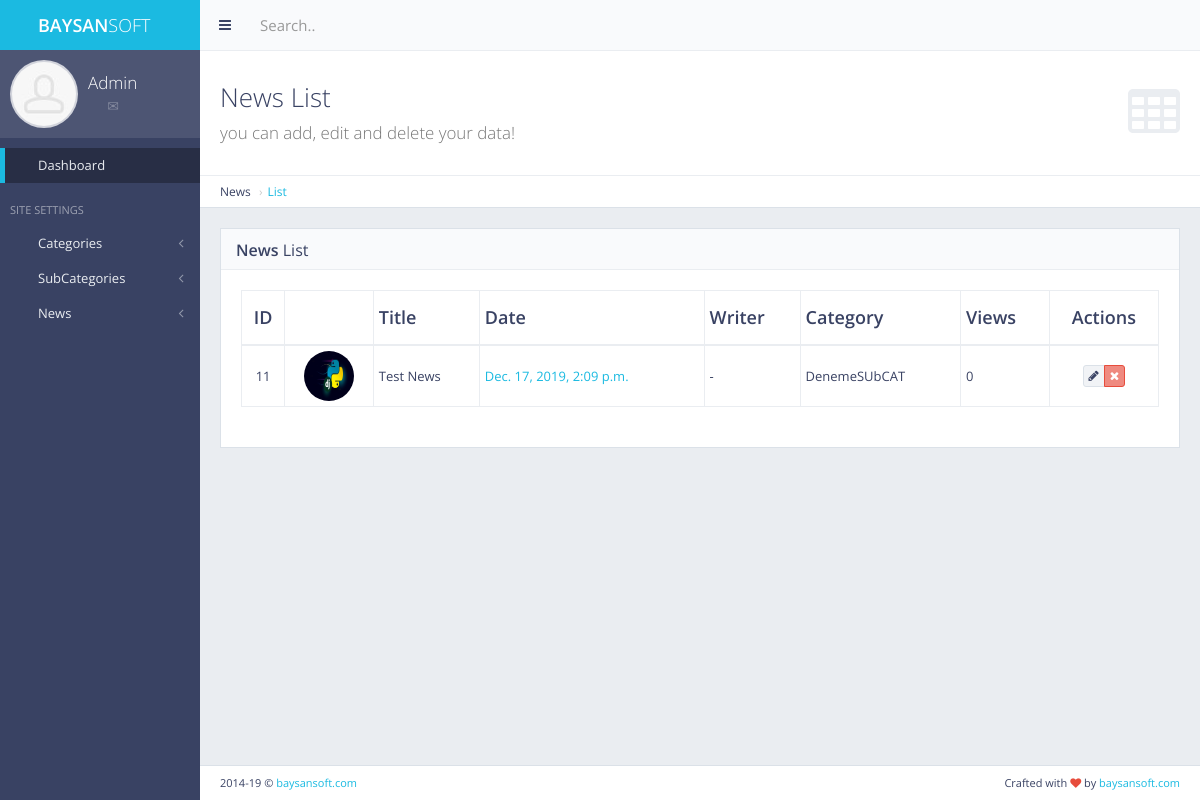
The page /panel/news/list on the database as committed earlier.
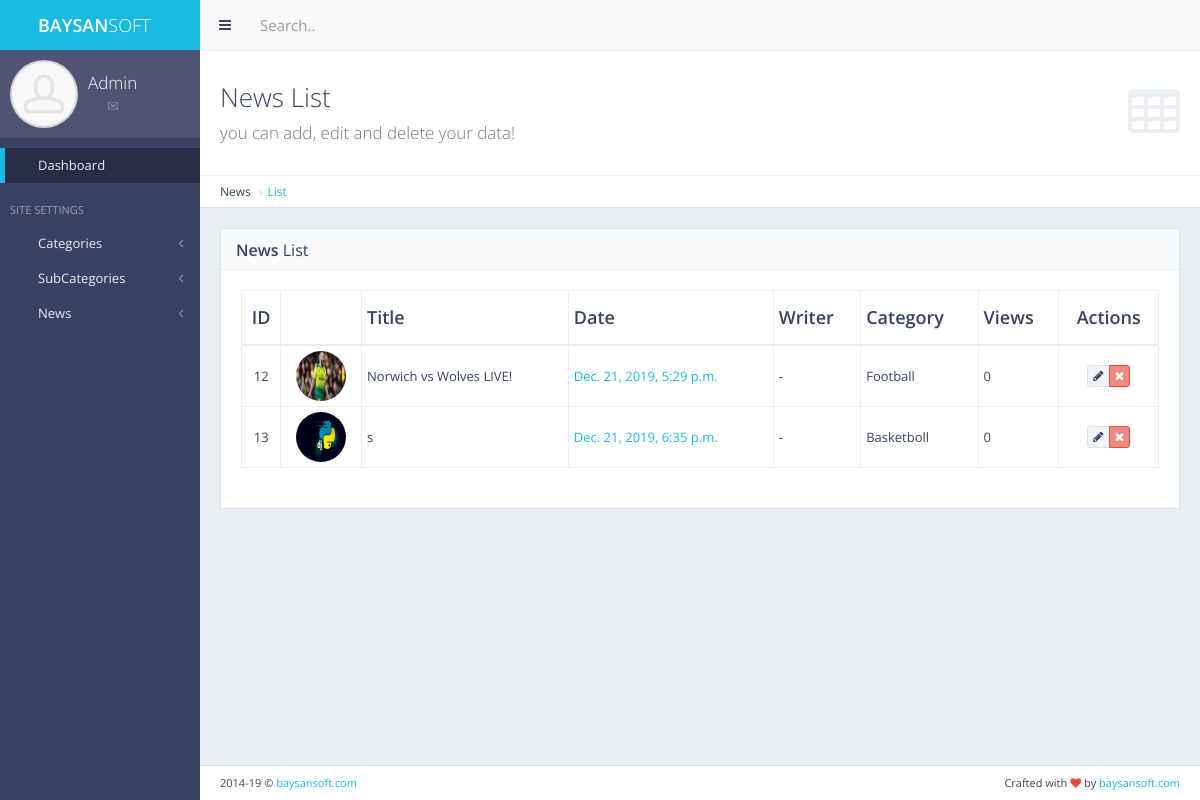
The same page on the database as committed later.
### news/models.py (models this page shows, shortened)
class News(models.Model):
    name = models.CharField(max_length=255)
    short_txt = models.TextField()
    body_txt = models.TextField()
    date = models.DateTimeField(auto_now_add=True)
    pic_name = models.TextField()
    pic_url = models.TextField(default='-')
    writer = models.CharField(max_length=50)
    category_name = models.CharField(max_length=255, default='-')
    category_id = models.IntegerField(default=0)
    show = models.IntegerField(default=0)
    class Meta:
        verbose_name = 'News'
        verbose_name_plural = 'News'

### panel/views.py (the view)
# urls.py: path('news/list', views.news_list, name='news_list'),
def news_list(request):
    news_list = News.objects.all()
    context = {
        'news_list': news_list,
    }
    return render(request, 'back/news_list.html', context=context)

### category/context_processor.py (called while the page is built)
def footer_categories(request):  # template'a direkt veri yolluyor
    footer_categories = Category.objects.all()
    return dict(
        footer_categories=footer_categories)  # footer_categories diyerek direkt template'den çağırabiliriz. Sözlük olarak döndürür.

### main/templates/back/news_list.html (shortened to what this page needs)
{% extends 'back/layout.html' %}
{% load static %}
{% block body %}
    <div class="content-header">
        <div class="header-section">
            <h1>
                <i class="fa fa-table"></i>News List<br><small>you can add, edit and delete your data!</small>
            </h1>
        </div>
    </div>
    <ul class="breadcrumb breadcrumb-top">
        <li>News</li>
        <li><a href="{% url 'panel:news_list' %}">List</a></li>
    </ul>
    <div class="block full">
        <div class="block-title">
            <h2><strong>News</strong> List</h2>
        </div>
        <div class="table-responsive">
            <table id="example-datatable" class="table table-vcenter table-condensed table-bordered">
                <thead>
                <tr>
                    <th class="text-center">ID</th>
                    <th class="text-center"><i class="gi gi-picture"></i></th>
                    <th>Title</th>
                    <th>Date</th>
                    <th>Writer</th>
                    <th>Category</th>
                    <th>Views</th>
                    <th class="text-center">Actions</th>
                </tr>
                </thead>
                <tbody>
                {% for news in news_list %}
                    <tr>
                        <td class="text-center">{{ news.id }}</td>
                        <td class="text-center"><img src="{{ news.pic_url }}"
                                                     alt="avatar"
                                                     class="img-circle"
                                                     style="display: inline-block; width: 50px; height: 50px;"></td>
                        <td>{{ news.name }}</td>
                        <td><a href="javascript:void(0)">{{ news.date }}</a></td>
                        <td>{{ news.writer }}</td>
                        <td>{{ news.category_name }}</td>
                        <td>{{ news.show }}</td>
                        <td class="text-center">
                            <div class="btn-group">
                                <a href="{% url 'panel:news_edit' pk=news.pk %}" data-toggle="tooltip" title="Edit"
                                   class="btn btn-xs btn-default"><i class="fa fa-pencil"></i></a>
                                <a href="{% url 'panel:news_delete' pk=news.pk %}" data-toggle="tooltip" title="Delete"
                                   class="btn btn-xs btn-danger"><i class="fa fa-times"></i></a>
                            </div>
                        </td>
                    </tr>
                {% endfor %}
                </tbody>
            </table>
        </div>
    </div>
{% endblock body %}

Rows that differ between the two databases and show on the page:
removed News: id "11", pic_url (picture), name "Test News", date "Dec. 17, 2019, 2:09 p.m.", writer "-", category_name "DenemeSUbCAT", show "0"
added News: id "12", pic_url (picture), name "Norwich vs Wolves LIVE!", date "Dec. 21, 2019, 5:29 p.m.", writer "-", category_name "Football", show "0"
added News: id "13", pic_url (picture), name "s", date "Dec. 21, 2019, 6:35 p.m.", writer "-", category_name "Basketboll", show "0"
